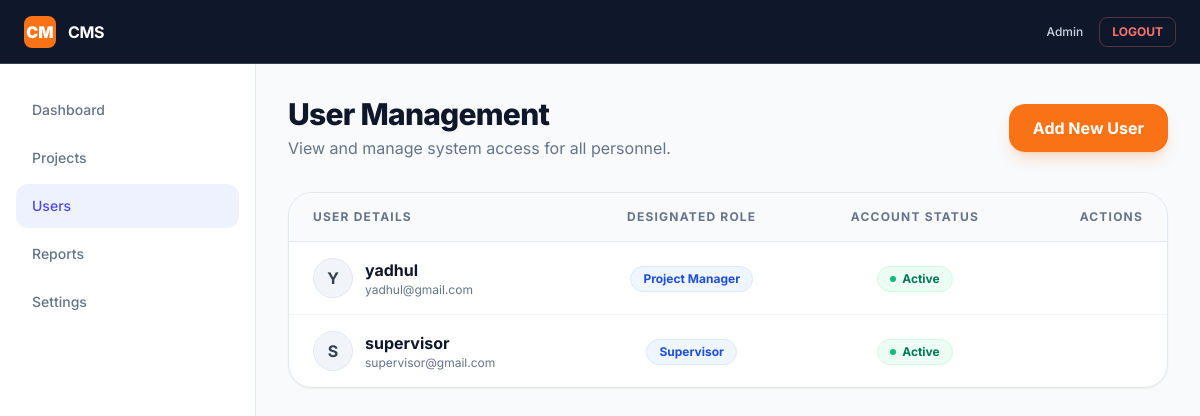
The page /dashboard/admin/users/ (signed in) on the database its author committed.
### accounts/models.py (models this page shows)
class User(AbstractUser):
    role = models.ForeignKey(
        Role,
        on_delete=models.PROTECT,
        null=True,
        blank=True
    )
    created_by = models.ForeignKey(
        'self',
        null=True,
        blank=True,
        on_delete=models.SET_NULL,
        related_name='created_users'
    )
    created_at = models.DateTimeField(auto_now_add=True)

class Role(models.Model):
    name = models.CharField(max_length=30, unique=True)
    def __str__(self):
        return self.name

### dashboard/views.py (the view)
# urls.py: path('admin/users/', views.user_list, name='admin_user_list'),
@login_required
@user_passes_test(is_admin)
def user_list(request):
    users = User.objects.exclude(id=request.user.id)
    return render(request, 'dashboard/admin/user_list.html', {'users': users})

### dashboard/views.py (called while the page is built)
def is_admin(user):
    return user.role and user.role.name == 'Admin'

### dashboard/templates/dashboard/admin/user_list.html (shortened to what this page needs)
{%  extends "dashboard/admin/dashboard.html" %}
{% block content %}
<div class="space-y-8">
    <div class="flex flex-col md:flex-row md:items-center justify-between gap-4 mb-8">
        <div>
            <h2 class="text-3xl font-extrabold text-slate-900 tracking-tight">User Management</h2>
            <p class="text-slate-500 mt-1">View and manage system access for all personnel.</p>
        </div>
        <a href="{% url 'admin_user_add' %}"
           class="inline-flex items-center justify-center gap-2 bg-orange-500 hover:bg-orange-600 text-white px-6 py-3 rounded-2xl font-bold shadow-lg shadow-orange-500/20 transition-all transform active:scale-[0.98]">
            Add New User
        </a>
    </div>
    <div class="bg-white rounded-3xl shadow-sm border border-slate-200 overflow-hidden">
        <div class="overflow-x-auto">
            <table class="w-full text-left border-collapse">
                <thead>
                    <tr class="bg-slate-50 border-b border-slate-200">
                        <th class="px-6 py-4 text-xs font-bold text-slate-500 uppercase tracking-widest">User Details</th>
                        <th class="px-6 py-4 text-xs font-bold text-slate-500 uppercase tracking-widest text-center">Designated Role</th>
                        <th class="px-6 py-4 text-xs font-bold text-slate-500 uppercase tracking-widest text-center">Account Status</th>
                        <th class="px-6 py-4 text-xs font-bold text-slate-500 uppercase tracking-widest text-right">Actions</th>
                    </tr>
                </thead>
                <tbody class="divide-y divide-slate-100">
                    {% for user in users %}
                    <tr class="hover:bg-slate-50/80 transition-colors group">
                        <td class="px-6 py-4">
                            <div class="flex items-center gap-3">
                                <div class="w-10 h-10 rounded-full bg-slate-100 flex items-center justify-center text-slate-700 font-bold border border-slate-200 uppercase">
                                    {{ user.username|slice:":1" }}
                                </div>
                                <div>
                                    <p class="font-bold text-slate-900">{{ user.username }}</p>
                                    <p class="text-xs text-slate-500">{{ user.email|default:"No email provided" }}</p>
                                </div>
                            </div>
                        </td>
                        <td class="px-6 py-4 text-center">
                            <span class="inline-flex items-center px-3 py-1 rounded-full text-xs font-bold bg-blue-50 text-blue-700 border border-blue-100">
                                {{ user.role }}
                            </span>
                        </td>
                        <td class="px-6 py-4 text-center">
                            {% if user.is_active %}
                                <span class="inline-flex items-center gap-1.5 px-3 py-1 rounded-full text-xs font-bold bg-emerald-50 text-emerald-700 border border-emerald-100">
                                    <span class="w-1.5 h-1.5 rounded-full bg-emerald-500 animate-pulse"></span>
                                    Active
                                </span>
                            {% else %}
                                <span class="inline-flex items-center gap-1.5 px-3 py-1 rounded-full text-xs font-bold bg-slate-100 text-slate-500 border border-slate-200">
                                    <span class="w-1.5 h-1.5 rounded-full bg-slate-400"></span>
                                    Inactive
                                </span>
                            {% endif %}
                        </td>
                        <td class="px-6 py-4 text-right">
                        </td>
                    </tr>
                    {% empty %}
                    <tr>
                        <td colspan="4" class="px-6 py-12 text-center">
                            <p class="text-slate-500 font-medium">No users found in the system.</p>
                        </td>
                    </tr>
                    {% endfor %}
                </tbody>
            </table>
        </div>
    </div>
</div>
{% endblock %}

### dashboard/templates/dashboard/admin/dashboard.html (style rules this page uses)
body { font-family: 'Inter', sans-serif; }

### rows shown on the page
User: username "Y", username "yadhul", email "yadhul@gmail.com", role "Project Manager", is_active True (drawn)
User: username "S", username "supervisor", email "supervisor@gmail.com", role "Supervisor", is_active True (drawn)
